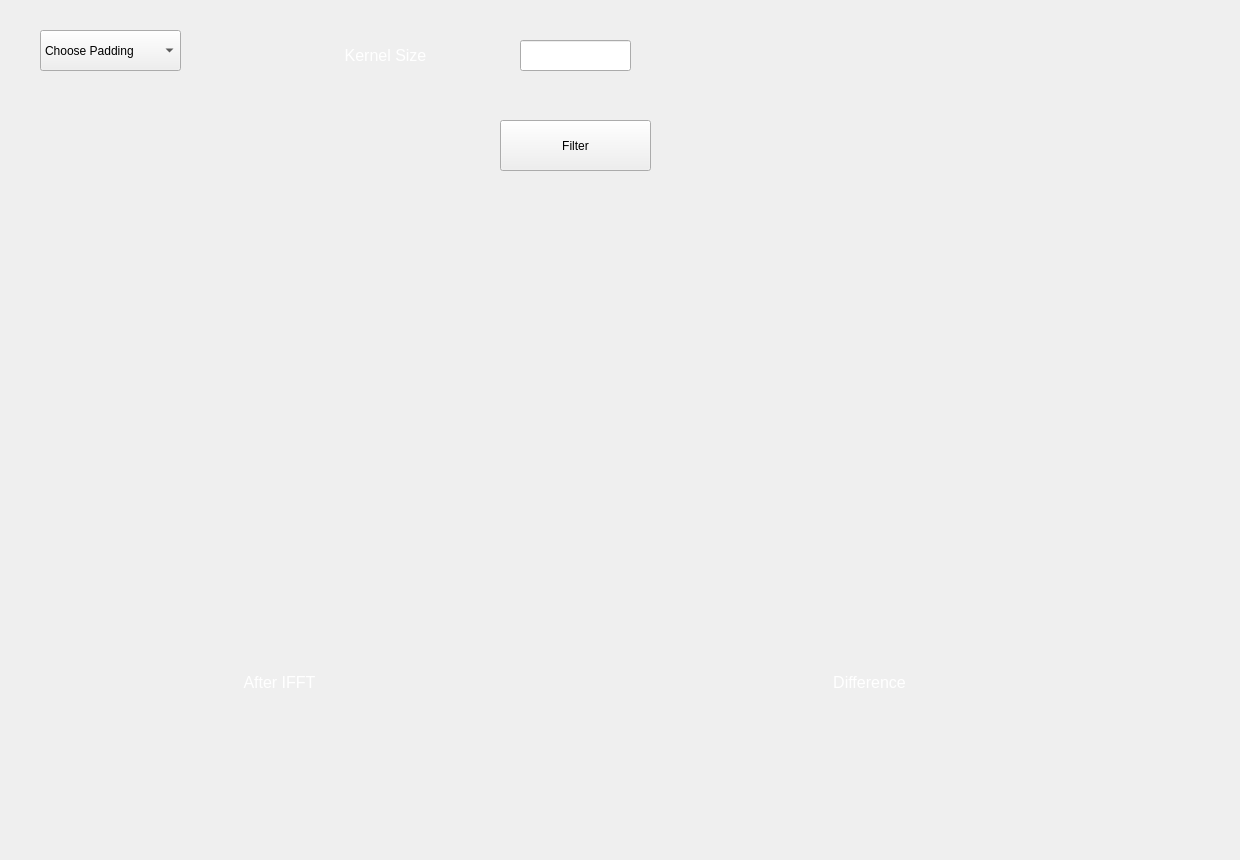
   <widget class="QWidget" name="tab_7">
    <attribute name="title">
     <string>Fourier Filtering</string>
    </attribute>
    <widget class="QLabel" name="bg_7">
     <property name="geometry">
      <rect>
       <x>0</x>
       <y>0</y>
       <width>1231</width>
       <height>851</height>
      </rect>
     </property>
     <property name="text">
      <string/>
     </property>
     <property name="pixmap">
      <pixmap>C:/Users/Ahmed/Downloads/abstract-realistic-technology-particle-background_52683-33064.jpg</pixmap>
     </property>
     <property name="scaledContents">
      <bool>true</bool>
     </property>
    </widget>
    <widget class="QLabel" name="label_15">
     <property name="geometry">
      <rect>
       <x>260</x>
       <y>40</y>
       <width>251</width>
       <height>31</height>
      </rect>
     </property>
     <property name="font">
      <font>
       <pointsize>12</pointsize>
      </font>
     </property>
     <property name="styleSheet">
      <string notr="true">color: rgb(255, 255, 255);</string>
     </property>
     <property name="text">
      <string>Kernel Size</string>
     </property>
     <property name="alignment">
      <set>Qt::AlignCenter</set>
     </property>
    </widget>
    <widget class="QComboBox" name="comboBox_2">
     <property name="geometry">
      <rect>
       <x>40</x>
       <y>30</y>
       <width>141</width>
       <height>41</height>
      </rect>
     </property>
     <item>
      <property name="text">
       <string>Choose Padding</string>
      </property>
     </item>
     <item>
      <property name="text">
       <string>Zero</string>
      </property>
     </item>
     <item>
      <property name="text">
       <string>Mirror</string>
      </property>
     </item>
     <item>
      <property name="text">
       <string>Replicate</string>
      </property>
     </item>
    </widget>
    <widget class="QLineEdit" name="lineEdit_5">
     <property name="geometry">
      <rect>
       <x>520</x>
       <y>40</y>
       <width>111</width>
       <height>31</height>
      </rect>
     </property>
    </widget>
    <widget class="QWidget" name="widget_14" native="true">
     <property name="geometry">
      <rect>
       <x>30</x>
       <y>200</y>
       <width>571</width>
       <height>391</height>
      </rect>
     </property>
    </widget>
    <widget class="QWidget" name="widget_15" native="true">
     <property name="geometry">
      <rect>
       <x>620</x>
       <y>200</y>
       <width>571</width>
       <height>391</height>
      </rect>
     </property>
    </widget>
    <widget class="QLabel" name="label_16">
     <property name="geometry">
      <rect>
       <x>230</x>
       <y>670</y>
       <width>99</width>
       <height>24</height>
      </rect>
     </property>
     <property name="font">
      <font>
       <pointsize>12</pointsize>
      </font>
     </property>
     <property name="styleSheet">
      <string notr="true">color: rgb(255, 255, 255);</string>
     </property>
     <property name="text">
      <string>After IFFT</string>
     </property>
     <property name="alignment">
      <set>Qt::AlignCenter</set>
     </property>
    </widget>
    <widget class="QLabel" name="label_17">
     <property name="geometry">
      <rect>
       <x>820</x>
       <y>670</y>
       <width>99</width>
       <height>24</height>
      </rect>
     </property>
     <property name="font">
      <font>
       <pointsize>12</pointsize>
      </font>
     </property>
     <property name="styleSheet">
      <string notr="true">color: rgb(255, 255, 255);</string>
     </property>
     <property name="text">
      <string>Difference</string>
     </property>
     <property name="alignment">
      <set>Qt::AlignCenter</set>
     </property>
    </widget>
    <widget class="QPushButton" name="pushButton_5">
     <property name="geometry">
      <rect>
       <x>500</x>
       <y>120</y>
       <width>151</width>
       <height>51</height>
      </rect>
     </property>
     <property name="text">
      <string>Filter</string>
     </property>
    </widget>
   </widget>
